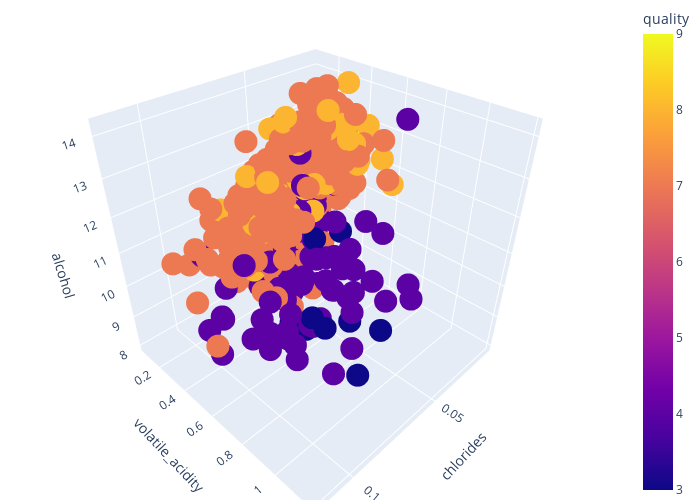

The code cell stored with this chart in its notebook:
### Code cell
import plotly.express as px
xf = df[(df.quality > 7)| (df.quality < 5)]
fig = px.scatter_3d(xf2, 
                    x='chlorides', 
                    y='volatile_acidity', 
                    z='alcohol',
                    color='quality'
                    )
fig.update_layout(width=700, height=500)
fig.update_layout(margin={"r":0,"t":0,"l":10,"b":0})
fig.show()

### Figure 1 — Plotly figure (JSON) as saved in the notebook; plotly's stock layout.template omitted (floating-point values rounded to 4 significant figures; data arrays with more than 128 entries replaced by an {"elided": "..."} marker saying what was removed)
{"data": [{"hovertemplate": "chlorides=%{x}<br>volatile_acidity=%{y}<br>alcohol=%{z}<br>quality=%{marker.color}<extra></extra>", "legendgroup": "", "marker": {"color": {"elided": "720 int values"}, "coloraxis": "coloraxis", "symbol": "circle"}, "mode": "markers", "name": "", "scene": "scene", "showlegend": false, "type": "scatter3d", "x": {"elided": "720 float values"}, "y": {"elided": "720 float values"}, "z": {"elided": "720 float values"}}], "layout": {"coloraxis": {"colorbar": {"title": {"text": "quality"}}, "colorscale": [[0, "#0d0887"], [0.1111, "#46039f"], [0.2222, "#7201a8"], [0.3333, "#9c179e"], [0.4444, "#bd3786"], [0.5556, "#d8576b"], [0.6667, "#ed7953"], [0.7778, "#fb9f3a"], [0.8889, "#fdca26"], [1, "#f0f921"]]}, "height": 500, "legend": {"tracegroupgap": 0}, "margin": {"b": 0, "l": 10, "r": 0, "t": 0}, "scene": {"domain": {"x": [0, 1], "y": [0, 1]}, "xaxis": {"title": {"text": "chlorides"}}, "yaxis": {"title": {"text": "volatile_acidity"}}, "zaxis": {"title": {"text": "alcohol"}}}, "width": 700}}
